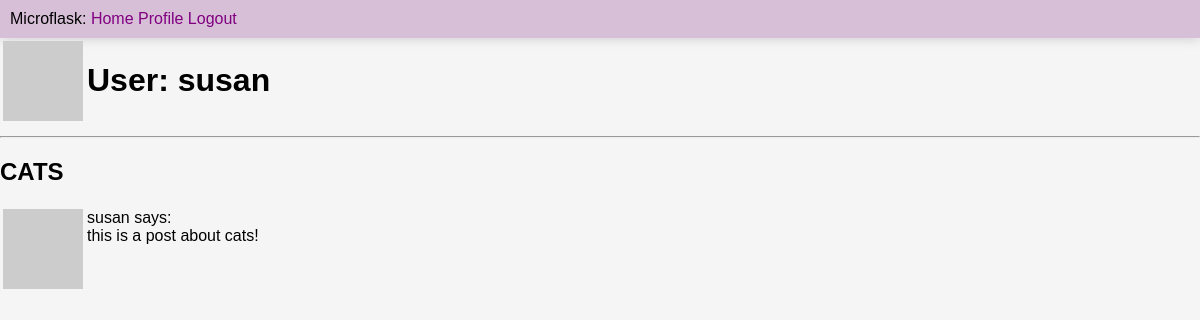
The page /user/susan (signed in) on the database its author committed.
### app/models.py (models this page shows, shortened)
class User(UserMixin, db.Model):
  id = db.Column(db.Integer, primary_key=True)
  username = db.Column(db.String(64), index=True, unique=True)
  email = db.Column(db.String(120), index=True, unique=True)
  password_hash = db.Column(db.String(128))
  posts = db.relationship('Post', backref='author', lazy='dynamic')
  about_me = db.Column(db.String(140))
  last_seen = db.Column(db.DateTime, default=datetime.utcnow)
  def avatar(self, size):
    digest = md5(self.email.lower().encode('utf-8')).hexdigest()
    return f"https://www.gravatar.com/avatar/{digest}?d=identicon&s={size}"

class Post(db.Model):
  id = db.Column(db.Integer, primary_key=True)
  title = db.Column(db.String(60))
  body = db.Column(db.String(140))
  timestamp = db.Column(db.DateTime, index=True, default=datetime.utcnow)
  user_id = db.Column(db.Integer, db.ForeignKey('user.id'))

### app/routes.py (the view)
@app.route('/user/<username>')
@login_required
def user(username):
  user = User.query.filter_by(username=username).first_or_404()
  posts = user.posts.all()
  return render_template('user.html', user=user, posts=posts)

### app/models.py (called while the page is built)
@login.user_loader
def load_user(id):
  return User.query.get(int(id))

### app/routes.py (called while the page is built)
@app.before_request
def before_request():
  if current_user.is_authenticated:
    current_user.last_seen = datetime.utcnow()
    db.session.commit()

### app/templates/user.html (shortened to what this page needs)
{% extends 'layout.html' %}
{% block content %}
  <table>
    <tr valign="top">
        <td><img src="{{ user.avatar(128) }}"></td>
        <td>
          <h1>User: {{ user.username }}</h1>
        </td>
    </tr>
  </table>
  <hr>
  {% for post in posts %}
    {% include '_post.html' %}
  {% endfor %}
{% endblock %}

### app/templates/_post.html
<table>
  <tr valign="top">
      <tc><h2>{{post.title}}</h2></tc>
      <td><img src="{{ post.author.avatar(36) }}"></td>
      <td>{{ post.author.username }} says:<br>{{ post.body }}</td>
  </tr>
</table>

### app/static/styles/global.css (style rules this page uses)
html, body { margin: 0; padding: 0; background-color: whitesmoke; font-family: Arial, sans-serif; }

### rows shown on the page
User: username "susan"
Post: title "CATS", author.username "susan", body "this is a post about cats!"
